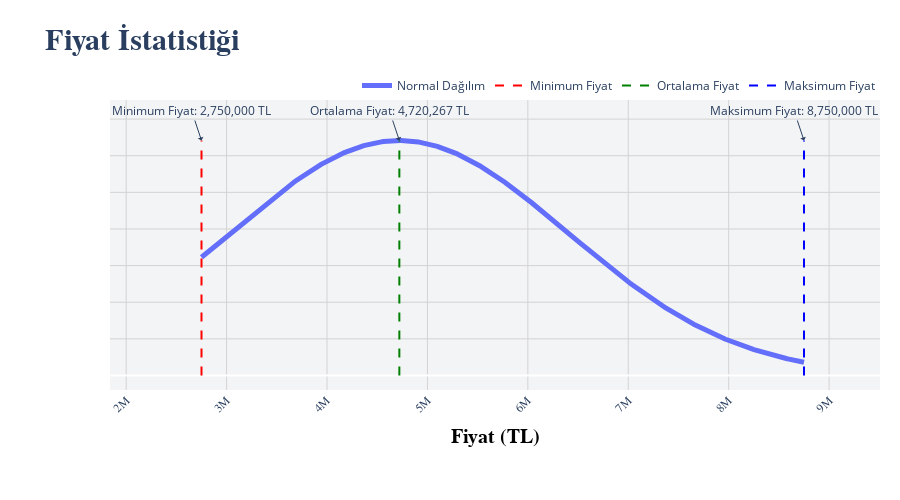

Here is the notebook cell this chart was saved with:
### Code cell
import numpy as np
import plotly.graph_objs as go
import plotly.express as px
import pandas as pd
from prep_data import *
import locale
from plot import *

import json
import plotly.graph_objects as go
import numpy as np

# Read the JSON file (replace with your JSON file path)
with open('./curl-res.json', 'r') as file:
    json_data = file.read()

# Parse the JSON data
m = json.loads(json_data)


fig1, fig2 = price_age_plot(m["result"], m["data"])
# type(m["data"])
# m["data"][0]
fig1.show()

### Figure 1 — Plotly figure (JSON) as saved in the notebook; plotly's stock layout.template omitted (floating-point values rounded to 4 significant figures; data arrays with more than 128 entries replaced by an {"elided": "..."} marker saying what was removed)
{"data": [{"hovertemplate": "%{x:,.0f} TL", "line": {"width": 5}, "mode": "lines", "name": "Normal Dağılım", "type": "scatter", "x": {"elided": "1000 float values"}, "y": {"elided": "1000 float values"}}, {"line": {"color": "red", "dash": "dash"}, "mode": "lines", "name": "Minimum Fiyat", "type": "scatter", "x": [2750000, 2750000], "y": [0, 1.283]}, {"line": {"color": "green", "dash": "dash"}, "mode": "lines", "name": "Ortalama Fiyat", "type": "scatter", "x": [4720000.0, 4720000.0], "y": [0, 1.283]}, {"line": {"color": "blue", "dash": "dash"}, "mode": "lines", "name": "Maksimum Fiyat", "type": "scatter", "x": [8750000, 8750000], "y": [0, 1.283]}], "layout": {"annotations": [{"arrowhead": 1, "showarrow": true, "text": "Minimum Fiyat: 2,750,000 TL", "x": 2750000, "y": 1.283}, {"arrowhead": 1, "showarrow": true, "text": "Ortalama Fiyat: 4,720,267 TL", "x": 4720000.0, "y": 1.283}, {"arrowhead": 1, "showarrow": true, "text": "Maksimum Fiyat: 8,750,000 TL", "x": 8750000, "y": 1.283}], "bargap": 0.2, "height": 500, "legend": {"orientation": "h", "x": 1, "xanchor": "right", "y": 1, "yanchor": "bottom"}, "margin": {"b": 110, "l": 110, "r": 20, "t": 100}, "plot_bgcolor": "#f3f4f6", "title": {"font": {"family": "Verdana", "size": 30, "weight": "bold"}, "text": "Fiyat İstatistiği"}, "xaxis": {"gridcolor": "lightgray", "showgrid": true, "tickangle": -45, "tickfont": {"family": "Verdana", "size": 12}, "title": {"font": {"color": "black", "family": "Verdana", "size": 20, "weight": "bold"}, "text": "Fiyat (TL)"}}, "yaxis": {"gridcolor": "lightgray", "showgrid": true, "showticklabels": false, "tickfont": {"family": "Verdana", "size": 12}, "tickformat": ",", "title": {"font": {"color": "black", "family": "Verdana", "size": 20, "weight": "bold"}}}}}
